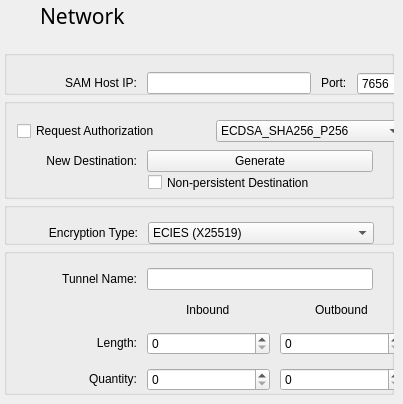
    <widget class="QWidget" name="network_Page">
     <widget class="QWidget" name="layoutWidget_20">
      <property name="geometry">
       <rect>
        <x>4</x>
        <y>0</y>
        <width>122</width>
        <height>30</height>
       </rect>
      </property>
      <layout class="QGridLayout" name="Network">
       <property name="leftMargin">
        <number>0</number>
       </property>
       <property name="topMargin">
        <number>0</number>
       </property>
       <property name="rightMargin">
        <number>0</number>
       </property>
       <property name="bottomMargin">
        <number>0</number>
       </property>
       <property name="horizontalSpacing">
        <number>3</number>
       </property>
       <property name="verticalSpacing">
        <number>6</number>
       </property>
       <item row="0" column="0" alignment="Qt::AlignmentFlag::AlignLeft|Qt::AlignmentFlag::AlignVCenter">
        <widget class="QLabel" name="networkiconlabel">
         <property name="minimumSize">
          <size>
           <width>28</width>
           <height>28</height>
          </size>
         </property>
         <property name="maximumSize">
          <size>
           <width>28</width>
           <height>28</height>
          </size>
         </property>
         <property name="sizeIncrement">
          <size>
           <width>0</width>
           <height>0</height>
          </size>
         </property>
         <property name="baseSize">
          <size>
           <width>28</width>
           <height>28</height>
          </size>
         </property>
         <property name="text">
          <string/>
         </property>
         <property name="pixmap">
          <pixmap resource="resourcen.qrc">:/icons/network.svg</pixmap>
         </property>
         <property name="scaledContents">
          <bool>true</bool>
         </property>
         <property name="alignment">
          <set>Qt::AlignmentFlag::AlignLeading|Qt::AlignmentFlag::AlignLeft|Qt::AlignmentFlag::AlignVCenter</set>
         </property>
        </widget>
       </item>
       <item row="0" column="1" alignment="Qt::AlignmentFlag::AlignLeft|Qt::AlignmentFlag::AlignVCenter">
        <widget class="QLabel" name="networkLabel">
         <property name="minimumSize">
          <size>
           <width>0</width>
           <height>28</height>
          </size>
         </property>
         <property name="maximumSize">
          <size>
           <width>16777215</width>
           <height>28</height>
          </size>
         </property>
         <property name="font">
          <font>
           <family>Sans Serif</family>
           <pointsize>16</pointsize>
           <italic>false</italic>
           <bold>true</bold>
           <underline>false</underline>
           <strikeout>false</strikeout>
          </font>
         </property>
         <property name="text">
          <string>&lt;!DOCTYPE HTML PUBLIC &quot;-//W3C//DTD HTML 4.0//EN&quot; &quot;http://www.w3.org/TR/REC-html40/strict.dtd&quot;&gt;
&lt;html&gt;&lt;head&gt;&lt;meta name=&quot;qrichtext&quot; content=&quot;1&quot; /&gt;&lt;style type=&quot;text/css&quot;&gt;
p, li { white-space: pre-wrap; }
&lt;/style&gt;&lt;/head&gt;&lt;body style=&quot; font-family:'Sans Serif'; font-size:16pt; font-weight:600; font-style:italic;&quot;&gt;
&lt;p style=&quot; margin-top:12px; margin-bottom:12px; margin-left:0px; margin-right:0px; -qt-block-indent:0; text-indent:0px; text-decoration: underline;&quot;&gt;&lt;span style=&quot; font-weight:400; font-style:normal; text-decoration:none;&quot;&gt;Network&lt;/span&gt;&lt;/p&gt;&lt;/body&gt;&lt;/html&gt;</string>
         </property>
         <property name="alignment">
          <set>Qt::AlignmentFlag::AlignLeading|Qt::AlignmentFlag::AlignLeft|Qt::AlignmentFlag::AlignVCenter</set>
         </property>
        </widget>
       </item>
      </layout>
     </widget>
     <widget class="QGroupBox" name="TunnelConfig">
      <property name="geometry">
       <rect>
        <x>4</x>
        <y>248</y>
        <width>390</width>
        <height>147</height>
       </rect>
      </property>
      <property name="minimumSize">
       <size>
        <width>390</width>
        <height>0</height>
       </size>
      </property>
      <property name="maximumSize">
       <size>
        <width>390</width>
        <height>16777215</height>
       </size>
      </property>
      <property name="title">
       <string/>
      </property>
      <widget class="QWidget" name="layoutWidget_7">
       <property name="geometry">
        <rect>
         <x>13</x>
         <y>42</y>
         <width>386</width>
         <height>152</height>
        </rect>
       </property>
       <layout class="QGridLayout" name="TunnConf">
        <property name="horizontalSpacing">
         <number>10</number>
        </property>
        <property name="verticalSpacing">
         <number>2</number>
        </property>
        <item row="2" column="1">
         <widget class="QSpinBox" name="spinBox_5"/>
        </item>
        <item row="3" column="2">
         <widget class="QSpinBox" name="spinBox_7"/>
        </item>
        <item row="3" column="0">
         <widget class="QLabel" name="label_12">
          <property name="minimumSize">
           <size>
            <width>120</width>
            <height>20</height>
           </size>
          </property>
          <property name="maximumSize">
           <size>
            <width>120</width>
            <height>20</height>
           </size>
          </property>
          <property name="baseSize">
           <size>
            <width>160</width>
            <height>0</height>
           </size>
          </property>
          <property name="text">
           <string>Backup Quantity:</string>
          </property>
          <property name="alignment">
           <set>Qt::AlignmentFlag::AlignRight|Qt::AlignmentFlag::AlignTrailing|Qt::AlignmentFlag::AlignVCenter</set>
          </property>
         </widget>
        </item>
        <item row="0" column="2" alignment="Qt::AlignmentFlag::AlignHCenter">
         <widget class="QLabel" name="label_14">
          <property name="minimumSize">
           <size>
            <width>0</width>
            <height>18</height>
           </size>
          </property>
          <property name="maximumSize">
           <size>
            <width>16777215</width>
            <height>18</height>
           </size>
          </property>
          <property name="text">
           <string>Outbound</string>
          </property>
         </widget>
        </item>
        <item row="2" column="2">
         <widget class="QSpinBox" name="spinBox_9"/>
        </item>
        <item row="3" column="1">
         <widget class="QSpinBox" name="spinBox_6"/>
        </item>
        <item row="1" column="2">
         <widget class="QSpinBox" name="spinBox_8"/>
        </item>
        <item row="1" column="1">
         <widget class="QSpinBox" name="spinBox_4"/>
        </item>
        <item row="1" column="0" alignment="Qt::AlignmentFlag::AlignRight|Qt::AlignmentFlag::AlignVCenter">
         <widget class="QLabel" name="label_10">
          <property name="minimumSize">
           <size>
            <width>120</width>
            <height>20</height>
           </size>
          </property>
          <property name="maximumSize">
           <size>
            <width>120</width>
            <height>20</height>
           </size>
          </property>
          <property name="baseSize">
           <size>
            <width>160</width>
            <height>0</height>
           </size>
          </property>
          <property name="text">
           <string>Length:</string>
          </property>
          <property name="alignment">
           <set>Qt::AlignmentFlag::AlignRight|Qt::AlignmentFlag::AlignTrailing|Qt::AlignmentFlag::AlignVCenter</set>
          </property>
         </widget>
        </item>
        <item row="2" column="0" alignment="Qt::AlignmentFlag::AlignRight">
         <widget class="QLabel" name="label_11">
          <property name="minimumSize">
           <size>
            <width>120</width>
            <height>20</height>
           </size>
          </property>
          <property name="maximumSize">
           <size>
            <width>120</width>
            <height>20</height>
           </size>
          </property>
          <property name="baseSize">
           <size>
            <width>160</width>
            <height>0</height>
           </size>
          </property>
          <property name="text">
           <string>Quantity:</string>
          </property>
          <property name="alignment">
           <set>Qt::AlignmentFlag::AlignRight|Qt::AlignmentFlag::AlignTrailing|Qt::AlignmentFlag::AlignVCenter</set>
          </property>
         </widget>
        </item>
        <item row="0" column="1" alignment="Qt::AlignmentFlag::AlignHCenter|Qt::AlignmentFlag::AlignVCenter">
         <widget class="QLabel" name="label_15">
          <property name="minimumSize">
           <size>
            <width>22</width>
            <height>18</height>
           </size>
          </property>
          <property name="maximumSize">
           <size>
            <width>16777215</width>
            <height>18</height>
           </size>
          </property>
          <property name="text">
           <string>Inbound</string>
          </property>
         </widget>
        </item>
       </layout>
      </widget>
      <widget class="QWidget" name="layoutWidget3">
       <property name="geometry">
        <rect>
         <x>13</x>
         <y>12</y>
         <width>356</width>
         <height>38</height>
        </rect>
       </property>
       <layout class="QGridLayout" name="TunnName">
        <property name="horizontalSpacing">
         <number>10</number>
        </property>
        <item row="0" column="0">
         <widget class="QLabel" name="label_9">
          <property name="minimumSize">
           <size>
            <width>120</width>
            <height>20</height>
           </size>
          </property>
          <property name="maximumSize">
           <size>
            <width>120</width>
            <height>20</height>
           </size>
          </property>
          <property name="baseSize">
           <size>
            <width>160</width>
            <height>0</height>
           </size>
          </property>
          <property name="text">
           <string>Tunnel Name:</string>
          </property>
          <property name="alignment">
           <set>Qt::AlignmentFlag::AlignRight|Qt::AlignmentFlag::AlignTrailing|Qt::AlignmentFlag::AlignVCenter</set>
          </property>
         </widget>
        </item>
        <item row="0" column="1" alignment="Qt::AlignmentFlag::AlignVCenter">
         <widget class="QLineEdit" name="lineEdit">
          <property name="clearButtonEnabled">
           <bool>true</bool>
          </property>
         </widget>
        </item>
       </layout>
      </widget>
     </widget>
     <widget class="QGroupBox" name="SAM">
      <property name="geometry">
       <rect>
        <x>4</x>
        <y>50</y>
        <width>390</width>
        <height>45</height>
       </rect>
      </property>
      <property name="minimumSize">
       <size>
        <width>390</width>
        <height>0</height>
       </size>
      </property>
      <property name="maximumSize">
       <size>
        <width>390</width>
        <height>68</height>
       </size>
      </property>
      <property name="title">
       <string/>
      </property>
      <widget class="QWidget" name="layoutWidget4">
       <property name="geometry">
        <rect>
         <x>13</x>
         <y>12</y>
         <width>401</width>
         <height>44</height>
        </rect>
       </property>
       <layout class="QGridLayout" name="gridLayout_30">
        <property name="horizontalSpacing">
         <number>10</number>
        </property>
        <item row="0" column="0">
         <widget class="QLabel" name="label_17">
          <property name="minimumSize">
           <size>
            <width>120</width>
            <height>20</height>
           </size>
          </property>
          <property name="maximumSize">
           <size>
            <width>120</width>
            <height>20</height>
           </size>
          </property>
          <property name="baseSize">
           <size>
            <width>120</width>
            <height>0</height>
           </size>
          </property>
          <property name="text">
           <string>SAM Host IP:</string>
          </property>
          <property name="alignment">
           <set>Qt::AlignmentFlag::AlignRight|Qt::AlignmentFlag::AlignTrailing|Qt::AlignmentFlag::AlignVCenter</set>
          </property>
         </widget>
        </item>
        <item row="0" column="1" alignment="Qt::AlignmentFlag::AlignVCenter">
         <widget class="QLineEdit" name="lineEdit_3">
          <property name="clearButtonEnabled">
           <bool>true</bool>
          </property>
         </widget>
        </item>
        <item row="0" column="2">
         <widget class="QLabel" name="label_18">
          <property name="minimumSize">
           <size>
            <width>0</width>
            <height>20</height>
           </size>
          </property>
          <property name="maximumSize">
           <size>
            <width>16777215</width>
            <height>20</height>
           </size>
          </property>
          <property name="text">
           <string>Port:</string>
          </property>
         </widget>
        </item>
        <item row="0" column="3">
         <widget class="QSpinBox" name="spinBox_10">
          <property name="maximum">
           <number>65000</number>
          </property>
          <property name="value">
           <number>7656</number>
          </property>
         </widget>
        </item>
       </layout>
      </widget>
     </widget>
     <widget class="QGroupBox" name="Crypto">
      <property name="geometry">
       <rect>
        <x>4</x>
        <y>202</y>
        <width>390</width>
        <height>43</height>
       </rect>
      </property>
      <property name="minimumSize">
       <size>
        <width>390</width>
        <height>0</height>
       </size>
      </property>
      <property name="maximumSize">
       <size>
        <width>390</width>
        <height>68</height>
       </size>
      </property>
      <property name="toolTip">
       <string>Your existing destination will be deleted</string>
      </property>
      <property name="title">
       <string/>
      </property>
      <widget class="QWidget" name="layoutWidget_9">
       <property name="geometry">
        <rect>
         <x>14</x>
         <y>12</y>
         <width>356</width>
         <height>38</height>
        </rect>
       </property>
       <layout class="QGridLayout" name="Encryption">
        <property name="horizontalSpacing">
         <number>10</number>
        </property>
        <item row="0" column="0">
         <widget class="QLabel" name="Encryption_label">
          <property name="enabled">
           <bool>true</bool>
          </property>
          <property name="minimumSize">
           <size>
            <width>120</width>
            <height>20</height>
           </size>
          </property>
          <property name="maximumSize">
           <size>
            <width>120</width>
            <height>20</height>
           </size>
          </property>
          <property name="baseSize">
           <size>
            <width>120</width>
            <height>0</height>
           </size>
          </property>
          <property name="text">
           <string>Encryption Type:</string>
          </property>
          <property name="alignment">
           <set>Qt::AlignmentFlag::AlignRight|Qt::AlignmentFlag::AlignTrailing|Qt::AlignmentFlag::AlignVCenter</set>
          </property>
         </widget>
        </item>
        <item row="0" column="1" colspan="2">
         <widget class="QComboBox" name="comboBox_EncType">
          <property name="enabled">
           <bool>true</bool>
          </property>
          <property name="minimumSize">
           <size>
            <width>220</width>
            <height>0</height>
           </size>
          </property>
          <item>
           <property name="text">
            <string>ECIES (X25519)</string>
           </property>
          </item>
          <item>
           <property name="text">
            <string>ML-KEM-512 + ECIES</string>
           </property>
          </item>
          <item>
           <property name="text">
            <string>ML-KEM-768 + ECIES</string>
           </property>
          </item>
          <item>
           <property name="text">
            <string>ML-KEM-1024 + ECIES</string>
           </property>
          </item>
         </widget>
        </item>
       </layout>
      </widget>
     </widget>
     <widget class="QGroupBox" name="SigType">
      <property name="geometry">
       <rect>
        <x>4</x>
        <y>98</y>
        <width>390</width>
        <height>101</height>
       </rect>
      </property>
      <widget class="QWidget" name="layoutWidget_10">
       <property name="geometry">
        <rect>
         <x>13</x>
         <y>14</y>
         <width>388</width>
         <height>38</height>
        </rect>
       </property>
       <layout class="QGridLayout" name="SigType_2">
        <property name="horizontalSpacing">
         <number>10</number>
        </property>
        <item row="0" column="0" alignment="Qt::AlignmentFlag::AlignVCenter">
         <widget class="QCheckBox" name="requestAuthcheckBox">
          <property name="enabled">
           <bool>true</bool>
          </property>
          <property name="text">
           <string>Request Authorization</string>
          </property>
         </widget>
        </item>
        <item row="0" column="1" alignment="Qt::AlignmentFlag::AlignVCenter">
         <widget class="QComboBox" name="comboBox_SigType">
          <property name="enabled">
           <bool>true</bool>
          </property>
          <item>
           <property name="text">
            <string>ECDSA_SHA256_P256</string>
           </property>
          </item>
          <item>
           <property name="text">
            <string>ECDSA_SHA384_P384</string>
           </property>
          </item>
          <item>
           <property name="text">
            <string>ECDSA_SHA512_P521</string>
           </property>
          </item>
          <item>
           <property name="text">
            <string extracomment="Default">EdDSA_SHA512_Ed25519</string>
           </property>
          </item>
          <item>
           <property name="text">
            <string>RedDSA_SHA512_Ed25519</string>
           </property>
          </item>
         </widget>
        </item>
       </layout>
      </widget>
      <widget class="QWidget" name="layoutWidget_12">
       <property name="geometry">
        <rect>
         <x>13</x>
         <y>44</y>
         <width>356</width>
         <height>38</height>
        </rect>
       </property>
       <layout class="QGridLayout" name="NewDest">
        <property name="horizontalSpacing">
         <number>10</number>
        </property>
        <item row="0" column="0">
         <widget class="QLabel" name="label_26">
          <property name="minimumSize">
           <size>
            <width>120</width>
            <height>20</height>
           </size>
          </property>
          <property name="maximumSize">
           <size>
            <width>120</width>
            <height>20</height>
           </size>
          </property>
          <property name="baseSize">
           <size>
            <width>160</width>
            <height>0</height>
           </size>
          </property>
          <property name="text">
           <string>New Destination:</string>
          </property>
          <property name="alignment">
           <set>Qt::AlignmentFlag::AlignRight|Qt::AlignmentFlag::AlignTrailing|Qt::AlignmentFlag::AlignVCenter</set>
          </property>
         </widget>
        </item>
        <item row="0" column="1" alignment="Qt::AlignmentFlag::AlignVCenter">
         <widget class="QPushButton" name="cmd_DestGenerate">
          <property name="text">
           <string>Generate</string>
          </property>
         </widget>
        </item>
       </layout>
      </widget>
      <widget class="QCheckBox" name="nonpersistdest">
       <property name="geometry">
        <rect>
         <x>144</x>
         <y>74</y>
         <width>186</width>
         <height>21</height>
        </rect>
       </property>
       <property name="text">
        <string>Non-persistent Destination</string>
       </property>
      </widget>
     </widget>
    </widget>
